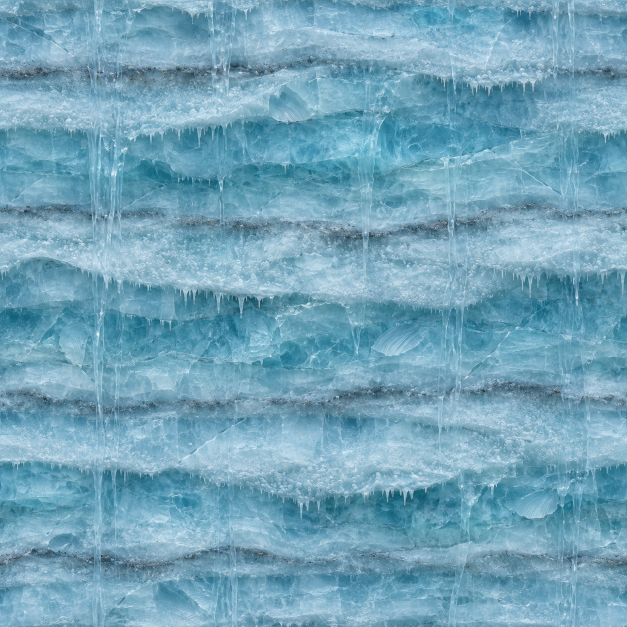
#> input picture art-source/voids/ice/ice-wall.png, 1254 x 1254 px, found by its file name (shown at 1/2 size); its folder holds only this picture in this run
$ python derive.py
#> lines starting #> are read from the running program, lines starting #| are printed output that depends on the picture
"""Derives the ice crevasse's shipped wall from its ImageGen masters (`voids.md`, ice).

Each master is shrunk to 1024 px and its seams healed, so it repeats: a band along every edge is blended with
the master rolled by half its size, which runs on unbroken across that edge. Run from the repository root:

    python art-source/voids/ice/derive.py
"""
import numpy as np
from PIL import Image

SRC = 'art-source/voids/ice/'
OUT = 'mod/graphics/battle/voids/'
SIZE = 1024
# The width of the blended band along each edge, as a share of the side.
BAND = .07


def heal(rgb):
    h, w, _ = rgb.shape
#> h = 1024; w = 1024
    rolled = np.roll(np.roll(rgb, h // 2, axis=0), w // 2, axis=1)
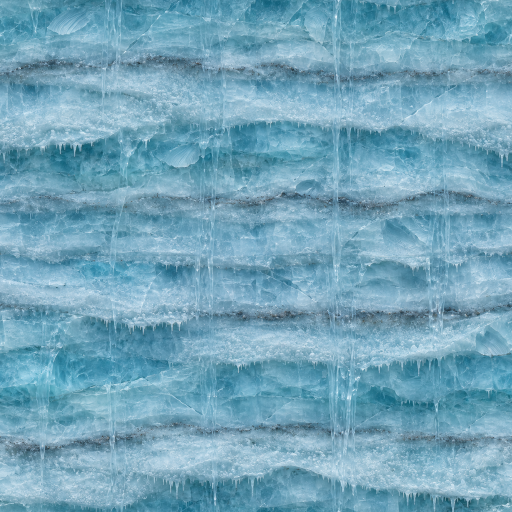
#> rolled: shape (1024, 1024, 3) float32 (shown at 1/2 size); mean of channels 0, 1, 2 113.9, 163.6, 185.4; drawn as R, G, B

    def ramp(n):
#> called with n = 1024
        t = np.arange(n, dtype=np.float32) / (n - 1)
#> t = 1024 values from 0 to 1
        edge = np.minimum(t, 1 - t) / BAND
        e = np.clip(edge, 0, 1)
        return e * e * (3 - 2 * e)

    keep = np.minimum.outer(ramp(h), ramp(w))[..., None]
    return rgb * keep + rolled * (1 - keep)
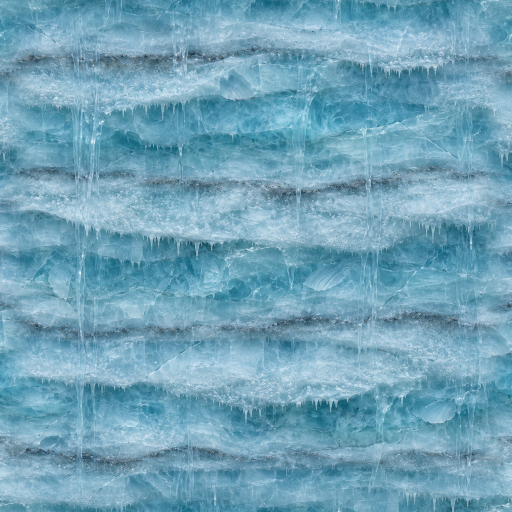
#> returned value: shape (1024, 1024, 3) float32 (shown at 1/2 size); mean of channels 0, 1, 2 112.2, 162.6, 184.3; drawn as R, G, B


def derive(name):
    img = Image.open(SRC + name + '.png').convert('RGB').resize((SIZE, SIZE), Image.LANCZOS)
    rgb = heal(np.asarray(img).astype(np.float32))
    Image.fromarray(np.clip(rgb, 0, 255).astype(np.uint8)).save(OUT + name + '.png', optimize=True)
    a = rgb
    inner = np.abs(a[:, 1:] - a[:, :-1]).mean()
#> inner = 6.1
    print(name, 'inner step %.1f, seam x %.1f, seam y %.1f'
          % (inner, np.abs(a[:, 0] - a[:, -1]).mean(), np.abs(a[0] - a[-1]).mean()))
#| ice-wall inner step 6.1, seam x 6.4, seam y 5.5


if __name__ == '__main__':
    for n in ('ice-wall',):
        derive(n)
